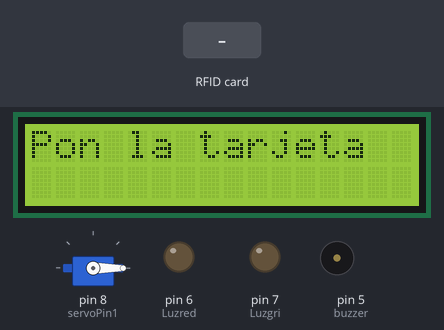
Bench run of a sketch on a simulated Arduino Uno, built with avr-gcc and run on an emulated ATmega328P. On the bench: servo, 16×2 character LCD, output pins drawn as LEDs (lit = HIGH), buzzer (waves = sounding, pin HIGH). The inputs (shaded band) are chosen by the test bench. Pins used as bus, display or sensor lines are not drawn; what the sketch prints to the serial monitor is not drawn.

Above: at 1.3 s.
1.4 s: RFID card 5E 7A 19 C4 held to the reader
At 2.4 s:
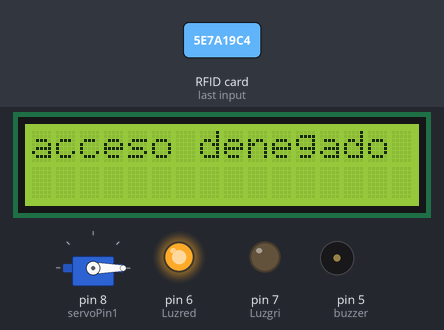
At 5.3 s:
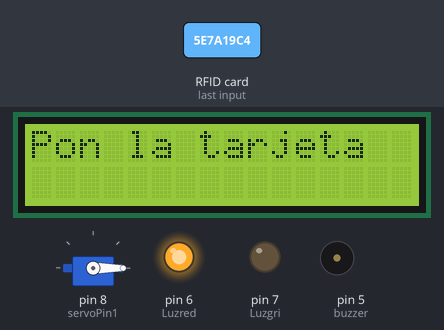
Timing chart, 0 to 6.8 s (numbered marks = the images above; inputs shaded):
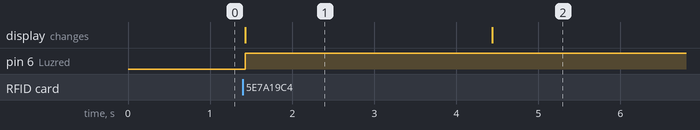

Measured:
- after the input at 1.4 s, pin 6 (Luzred): LOW → HIGH at once; the display: changes at once (image 1)
- what the display in image 1 shows lasts 3.0 s, from 1.4 s to 4.4 s

The sketch:

sketch_jul11a.ino
```cpp
#include <SPI.h>			// incluye libreria bus SPI
#include <MFRC522.h>			// incluye libreria especifica para MFRC522
#include <Servo.h>
#include <Wire.h>
#include <LiquidCrystal_I2C.h>


int Luzgri = 7;
int Luzred = 6;
const int servoPin1 = 8;
int buzzer = 5;
Servo servo;
#define RST_PIN  9
#define SS_PIN  10


MFRC522 mfrc522(SS_PIN, RST_PIN);	// crea objeto mfrc522 enviando pines de slave select y reset
LiquidCrystal_I2C lcd(0x27, 16, 2);// Inicializa el objeto LiquidCrystal_I2C para la pantalla LCD

byte LecturaUID[4]; 				// crea array para almacenar el UID
byte Usuario1[4]= {0x93, 0x004, 0x63, 0xA6} ;
byte Usuario2[4]= {0xB2, 0x054, 0x9E, 0x1C} ;


void setup() {
  Serial.begin(9600);
  SPI.begin();				// inicializa bus SPI
  mfrc522.PCD_Init();			// inicializa modulo lector
  Serial.println("Listo");
  servo.attach(servoPin1);
  servo.write(0);
  pinMode(Luzred, OUTPUT);
  pinMode(Luzgri, OUTPUT);
  pinMode(buzzer, OUTPUT);

   Wire.begin();// Inicializa la comunicación I2C
  lcd.backlight();//

  lcd.begin(16, 2);
  lcd.print("Pon la tarjeta");//Imprime el texto en la LCD

}

void loop() {
  if ( ! mfrc522.PICC_IsNewCardPresent())
    return;

  if ( ! mfrc522.PICC_ReadCardSerial()) 		// si no puede obtener datos de la tarjeta
    return;


    Serial.print("UID:");				// muestra texto UID:
    for (byte i = 0; i < mfrc522.uid.size; i++) {	// bucle recorre de a un byte por vez el UID
      if (mfrc522.uid.uidByte[i] < 0x10){		// si el byte leido es menor a 0x10
        Serial.print(" 0");				// imprime espacio en blanco y numero cero
        }
        else{
          Serial.print(" ");
          }
          Serial.print(mfrc522.uid.uidByte[i], HEX);
          LecturaUID[i]=mfrc522.uid.uidByte[i];
          }

          Serial.print("\t");

          if(comparaUID(LecturaUID, Usuario1)){//llama a funcion comparaUID con Usuario1
            lcd.clear();
            Serial.println("Bienvenido Usuario 1");	// si retorna verdadero muestra texto bienvenida
            servo.write(90);
            delay(20);
            lcd.print("Hola Daniel");
            tone(5, 449, 3000);
            digitalWrite(Luzgri, HIGH);
            digitalWrite(Luzred, LOW);
            delay(3000);
            digitalWrite(Luzgri, LOW);
            digitalWrite(Luzred, HIGH);
            digitalWrite(buzzer, LOW);
            lcd.clear();
            lcd.print("Pon la tarjeta");//Imprime el texto en la LCD
            servo.write(0);
          }
          else if(comparaUID(LecturaUID, Usuario2)){// llama a funcion comparaUID con Usuario2
            lcd.clear();
            Serial.println("Bienvenido Usuario2");	// si retorna verdadero muestra texto bienvenida
            servo.write(90);
            delay(20);
            lcd.print("que tal Profe");
            tone(5, 449, 3000);
            digitalWrite(Luzgri, HIGH);
            digitalWrite(Luzred, LOW);
            delay(3000);
            digitalWrite(Luzgri, LOW);
            digitalWrite(Luzred, HIGH);
            digitalWrite(buzzer, LOW);
            lcd.clear();
            lcd.print("Pon la tarjeta");
            servo.write(0);
          }
          else{
            Serial.println("No te conozco");	// muestra texto equivalente a acceso denegado
            lcd.clear();
            servo.write(0);
            lcd.print("acceso denegado");
            digitalWrite(Luzred, HIGH);
            delay(3000);
            lcd.clear();
            lcd.print("Pon la tarjeta");
          }
                  mfrc522.PICC_HaltA();  		// detiene comunicacion con tarjeta
}

boolean comparaUID(byte lectura[],byte usuario[])	// funcion comparaUID
{
  for (byte i=0; i < mfrc522.uid.size; i++){		// bucle recorre de a un byte por vez el UID
  if(lectura[i] != usuario[i])				// si byte de UID leido es distinto a usuario
    return(false);
  }
  return(true);						// si los 4 bytes coinciden retorna verdadero
}
```
